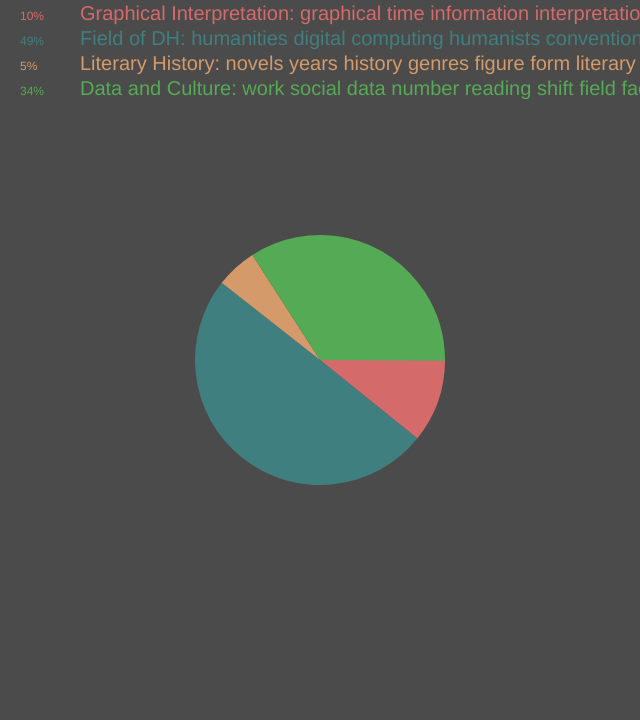
Frame 1 (no input)
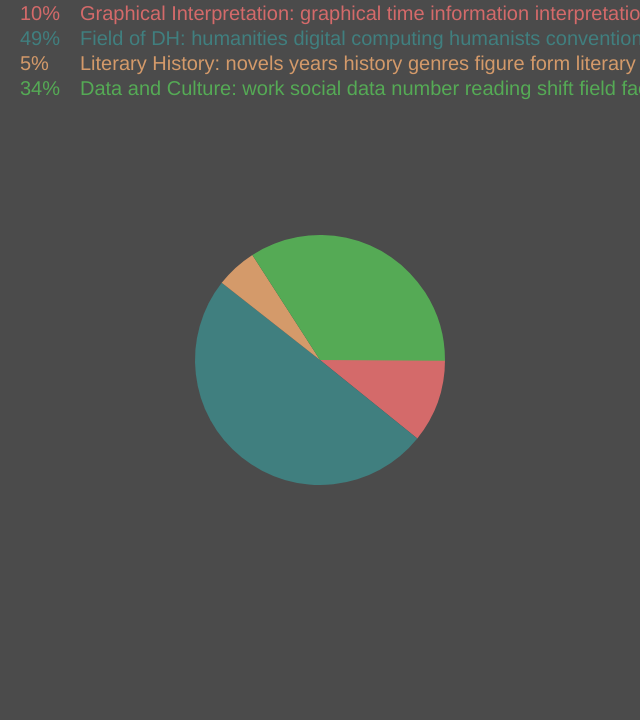
Frame 60 (no input)
Frame 120 (the mouse pressed at the canvas centre since frame 60): identical to frame 60, image omitted

The p5.js sketch that drew these frames (run headless with seeded random() and noise() and a simulated clock; from frame 60 on, the mouse is pressed at the canvas centre):

// p5.js sketch
// ── sketch.js
//Here is where we declare our Topic Modeling data
let angles = [90, 90, 90, 90];
let alvarado = [ 38.88, 179.28, 19.08, 123.12 ];
let drucker = [ 264.96, 0, 0, 66.96 ];
let kirschenbaum = [ 18.72, 254.52, 24.48, 62.28 ];
let moretti = [ 0, 0, 249.48, 87.12 ];

//Here is where we declare text and stylistic info
let colors = ['#D46A6A', '#407F7F', '#D49A6A', '#55AA55'];
let docs = ['alvarado', 'drucker', 'kirschenbaum', 'moretti'];
let topics = ['Graphical Interpretation: graphical time information interpretation data humanistic space chart temporal display',
              'Field of DH: humanities digital computing humanists convention mla http english university text',
              'Literary History: novels years history genres figure form literary historical english year',
              'Data and Culture: work social data number reading shift field fact day gender'
            ]

//This function sets up our canvas
function setup() {
  createCanvas(640, 720);
  noStroke();
}

//This function draws on the canvas. Each function draws something different.
function draw() {
  background(75);
  pieChart(250, alvarado, colors);
  listTopics(topics, colors);
}



//This function draws our pie chart. It is called from the draw function, above.
function pieChart(diameter, data, colors) {
  let lastAngle = 0;
  for (let i = 0; i < data.length; i++) {
    let gray = map(i, 0, data.length, 0, 255);
    fill(str(colors[i]));
    arc(
      width/2,
      height/2,
      diameter,
      diameter,
      lastAngle,
      lastAngle + radians(data[i])
    );
    lastAngle += radians(data[i]);
	text(int(data[i]/3.6) + "%", 20, 20 + (i * 25));
  }
}

function listTopics(topics, colors, hover){
	for(let i = 0; i < topics.length; i++){
		textSize(20);
		fill(str(colors[i]));
		text(topics[i], 80, 20 + (i * 25));
	}
}

//This function prints our topics at the top of the canvas. It is called from the draw function, above.


//This function draws a segmented background that lists our four docs. It is called from the draw function, above.
